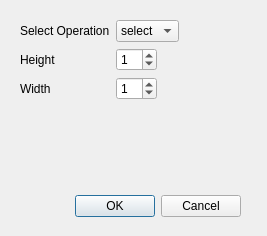
<?xml version="1.0" encoding="UTF-8"?>
<ui version="4.0">
 <class>MorphologyDialog</class>
 <widget class="QDialog" name="MorphologyDialog">
  <property name="windowModality">
   <enum>Qt::WindowModal</enum>
  </property>
  <property name="geometry">
   <rect>
    <x>0</x>
    <y>0</y>
    <width>267</width>
    <height>236</height>
   </rect>
  </property>
  <property name="windowTitle">
   <string>Morphology</string>
  </property>
  <widget class="QDialogButtonBox" name="morphOkButton">
   <property name="geometry">
    <rect>
     <x>10</x>
     <y>190</y>
     <width>231</width>
     <height>32</height>
    </rect>
   </property>
   <property name="orientation">
    <enum>Qt::Horizontal</enum>
   </property>
   <property name="standardButtons">
    <set>QDialogButtonBox::Cancel|QDialogButtonBox::Ok</set>
   </property>
  </widget>
  <widget class="QWidget" name="formLayoutWidget">
   <property name="geometry">
    <rect>
     <x>20</x>
     <y>20</y>
     <width>221</width>
     <height>161</height>
    </rect>
   </property>
   <layout class="QFormLayout" name="formLayout_2">
    <property name="fieldGrowthPolicy">
     <enum>QFormLayout::FieldsStayAtSizeHint</enum>
    </property>
    <item row="3" column="1">
     <widget class="QComboBox" name="MorphComboBox">
      <item>
       <property name="text">
        <string>select</string>
       </property>
      </item>
      <item>
       <property name="text">
        <string>Open</string>
       </property>
      </item>
      <item>
       <property name="text">
        <string>Close</string>
       </property>
      </item>
      <item>
       <property name="text">
        <string>Dilate</string>
       </property>
      </item>
      <item>
       <property name="text">
        <string>Erode</string>
       </property>
      </item>
     </widget>
    </item>
    <item row="3" column="0">
     <widget class="QLabel" name="label_3">
      <property name="text">
       <string>Select Operation</string>
      </property>
     </widget>
    </item>
    <item row="6" column="0">
     <widget class="QLabel" name="label_2">
      <property name="text">
       <string>Height</string>
      </property>
     </widget>
    </item>
    <item row="8" column="0">
     <widget class="QLabel" name="label">
      <property name="text">
       <string>Width</string>
      </property>
     </widget>
    </item>
    <item row="6" column="1">
     <widget class="QSpinBox" name="MorphHeightspinBox">
      <property name="value">
       <number>1</number>
      </property>
     </widget>
    </item>
    <item row="8" column="1">
     <widget class="QSpinBox" name="MorphWidthSpinBox">
      <property name="value">
       <number>1</number>
      </property>
     </widget>
    </item>
   </layout>
  </widget>
 </widget>
 <resources/>
 <connections>
  <connection>
   <sender>morphOkButton</sender>
   <signal>accepted()</signal>
   <receiver>MorphologyDialog</receiver>
   <slot>accept()</slot>
   <hints>
    <hint type="sourcelabel">
     <x>248</x>
     <y>254</y>
    </hint>
    <hint type="destinationlabel">
     <x>157</x>
     <y>274</y>
    </hint>
   </hints>
  </connection>
  <connection>
   <sender>morphOkButton</sender>
   <signal>rejected()</signal>
   <receiver>MorphologyDialog</receiver>
   <slot>reject()</slot>
   <hints>
    <hint type="sourcelabel">
     <x>316</x>
     <y>260</y>
    </hint>
    <hint type="destinationlabel">
     <x>286</x>
     <y>274</y>
    </hint>
   </hints>
  </connection>
 </connections>
</ui>
